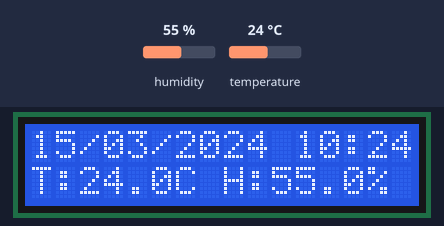
The program below on a simulated Raspberry Pi (BCM pin numbers). Parts: 16×2 character LCD. The inputs (shaded band) are chosen by the test bench; at power-on: humidity 55 %, temperature 24 °C. The clock reads 2024-03-15 10:24:30 at power-on unless the program sets it.

Above: at 3.2 s.
3.3 s: humidity set to 22 %
At 4.1 s:
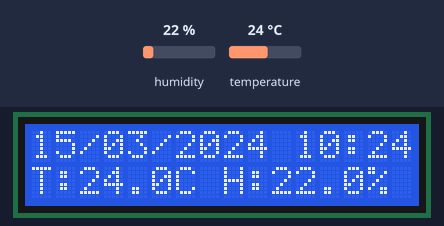
5.1 s: temperature set to 12 °C
At 5.7 s:
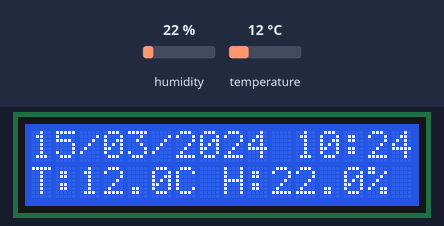
6.7 s: humidity set to 40 %
At 7.3 s:
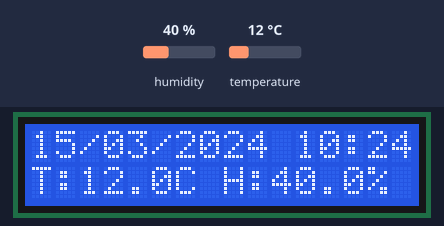
8.3 s: temperature set to 19 °C
At 8.9 s:
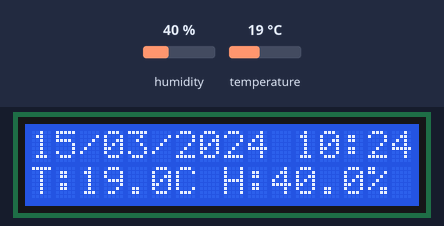
Timing chart, 0 to 11.3 s (numbered marks = the images above; inputs shaded):
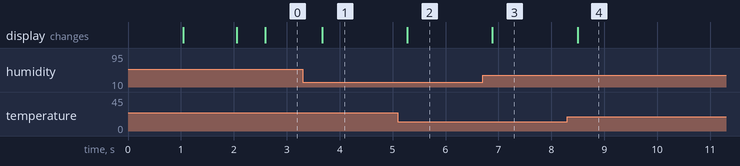

Measured:
- after the input at 3.3 s, the display: changes after 0.37 s (image 1)
- after the input at 5.1 s, the display: changes after 0.18 s (image 2)
- after the input at 6.7 s, the display: changes after 0.19 s (image 3)
- after the input at 8.3 s, the display: changes after 0.20 s (image 4)

The program:

LCD.py
```python
from RPLCD.gpio import CharLCD
import RPi.GPIO as GPIO
from datetime import datetime
import time

import Adafruit_DHT

LCD_RS = 26
LCD_E  = 19
LCD_D4 = 13
LCD_D5 = 6
LCD_D6 = 5
LCD_D7 = 11

lcd = CharLCD(numbering_mode=GPIO.BCM, cols=16, rows=2,
              pin_rs=LCD_RS, pin_e=LCD_E,
              pins_data=[LCD_D4, LCD_D5, LCD_D6, LCD_D7])

lcd.cursor_pos = (0, 0)
lcd.write_string(u"  Raspberry Pi")
lcd.cursor_pos = (1, 0)
lcd.write_string(u"     Model 4")
time.sleep(1)
lcd.clear()
lcd.cursor_pos = (0, 0)
lcd.write_string(u"    Welcome\r\n")
time.sleep(1)
lcd.clear()

try:
    while True:
        lcd.cursor_pos = (0, 0)
        lcd.write_string(datetime.now().strftime("%d/%m/%Y %H:%M"))
        humidity, temperature = Adafruit_DHT.read_retry(11, 17)
        lcd.cursor_pos = (1, 0)
        lcd.write_string("T:%sC H:%s%%" % (temperature, humidity))
except:
    lcd.close(clear=True)
    GPIO.cleanup()
```
